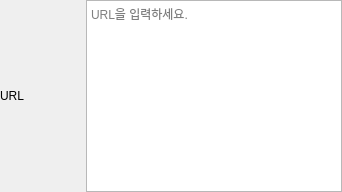
                   <widget class="QWidget" name="page_2">
                    <layout class="QGridLayout" name="gridLayout_11">
                     <property name="leftMargin">
                      <number>0</number>
                     </property>
                     <property name="topMargin">
                      <number>0</number>
                     </property>
                     <property name="rightMargin">
                      <number>0</number>
                     </property>
                     <property name="bottomMargin">
                      <number>0</number>
                     </property>
                     <item row="0" column="0">
                      <widget class="QFrame" name="frame_2">
                       <layout class="QGridLayout" name="gridLayout_10">
                        <property name="leftMargin">
                         <number>0</number>
                        </property>
                        <property name="topMargin">
                         <number>0</number>
                        </property>
                        <property name="rightMargin">
                         <number>0</number>
                        </property>
                        <property name="bottomMargin">
                         <number>0</number>
                        </property>
                        <item row="0" column="2">
                         <widget class="QTextEdit" name="edt_url">
                          <property name="html">
                           <string>&lt;!DOCTYPE HTML PUBLIC &quot;-//W3C//DTD HTML 4.0//EN&quot; &quot;http://www.w3.org/TR/REC-html40/strict.dtd&quot;&gt;
&lt;html&gt;&lt;head&gt;&lt;meta name=&quot;qrichtext&quot; content=&quot;1&quot; /&gt;&lt;style type=&quot;text/css&quot;&gt;
p, li { white-space: pre-wrap; }
&lt;/style&gt;&lt;/head&gt;&lt;body style=&quot; font-family:'Gulim'; font-size:9pt; font-weight:400; font-style:normal;&quot;&gt;
&lt;p style=&quot;-qt-paragraph-type:empty; margin-top:0px; margin-bottom:0px; margin-left:0px; margin-right:0px; -qt-block-indent:0; text-indent:0px;&quot;&gt;&lt;br /&gt;&lt;/p&gt;&lt;/body&gt;&lt;/html&gt;</string>
                          </property>
                          <property name="placeholderText">
                           <string>URL을 입력하세요.</string>
                          </property>
                         </widget>
                        </item>
                        <item row="0" column="1">
                         <widget class="QLabel" name="label_3">
                          <property name="minimumSize">
                           <size>
                            <width>80</width>
                            <height>0</height>
                           </size>
                          </property>
                          <property name="maximumSize">
                           <size>
                            <width>16777215</width>
                            <height>20</height>
                           </size>
                          </property>
                          <property name="text">
                           <string>URL</string>
                          </property>
                         </widget>
                        </item>
                       </layout>
                      </widget>
                     </item>
                    </layout>
                   </widget>
